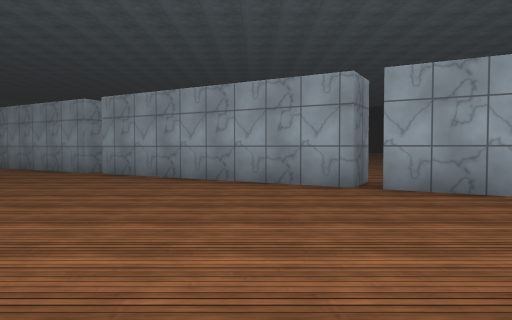
view 1 (above)

16 first-person views from a walk through a scene from a Unity 3-D project. The camera is 1.2 m above the floor, tilts 2° down and sees 70° across. The floor is counted in squares, 2 m on a side. Each view is taken from the middle of a square. On the plan, view 1 faces up. The plan holds only what a view shows up to about 10 squares ahead; the rest is blank. The place goes on beyond the plan. The player is left out. Surface patterns are stand-ins for the level's own textures.

view 2
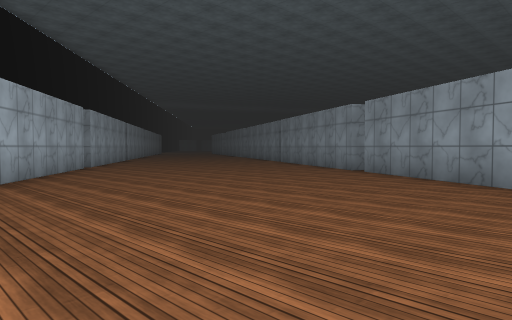

view 3
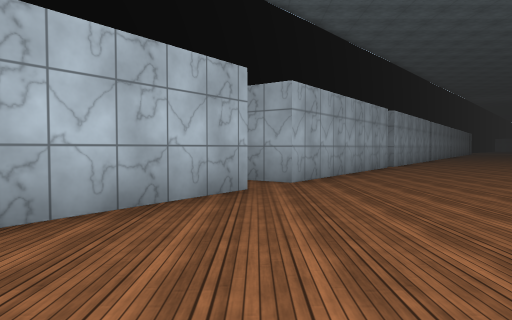

view 4
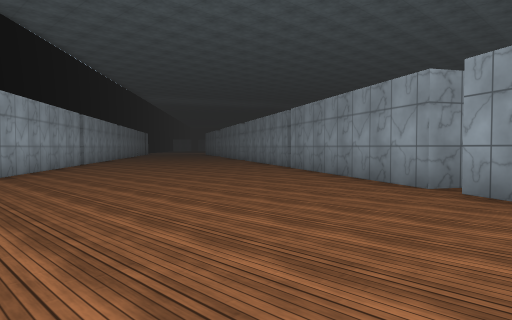

view 5
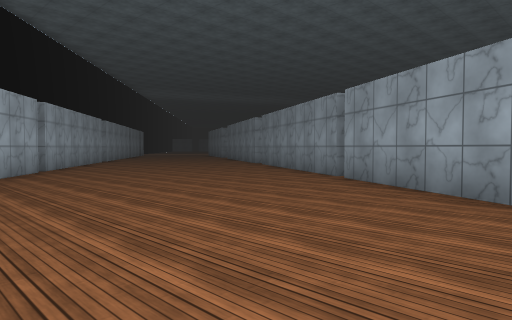

view 6
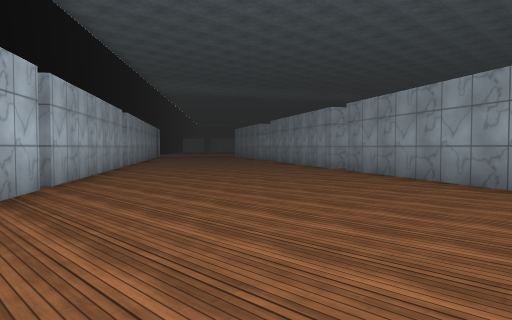

view 7
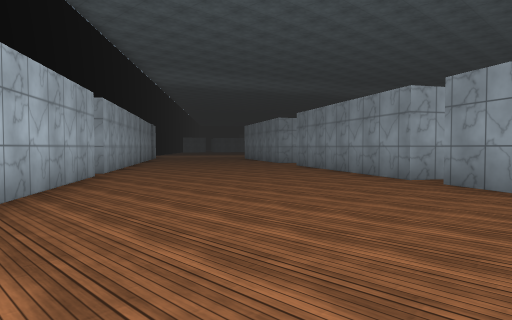

view 8
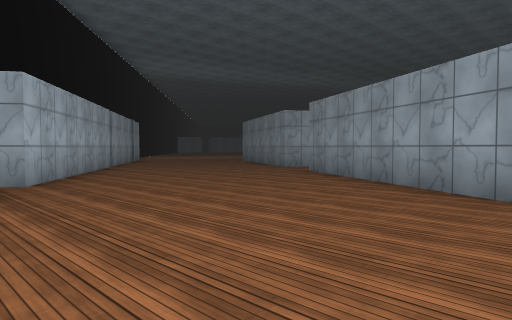

view 9
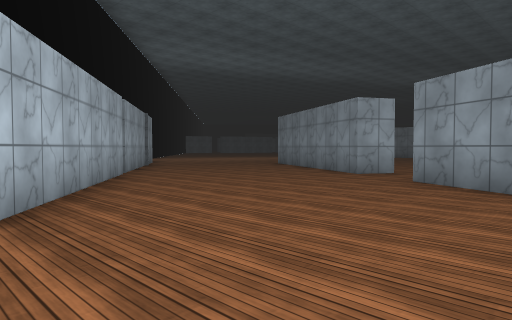

view 10
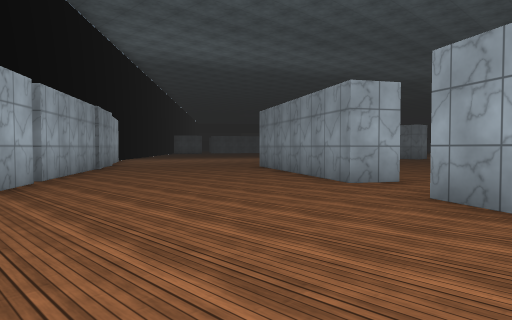

view 11
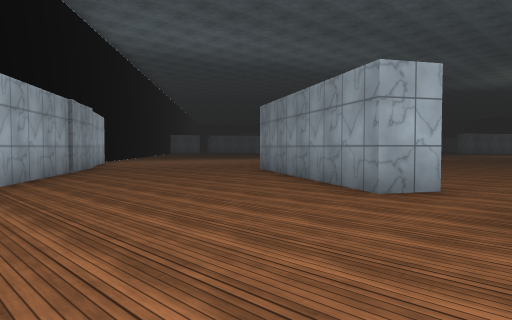

view 12
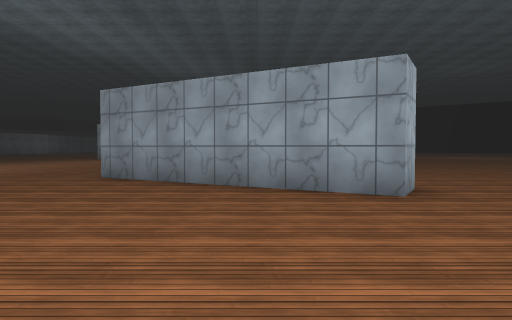

view 13
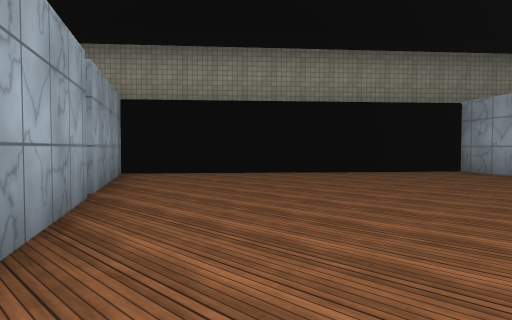

view 14
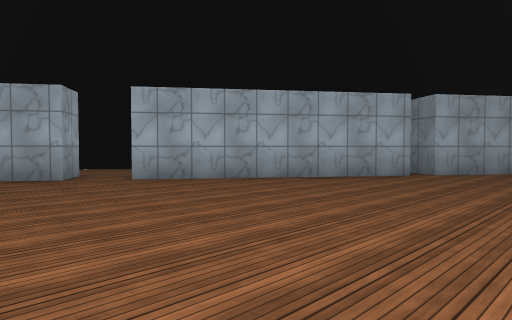

view 15
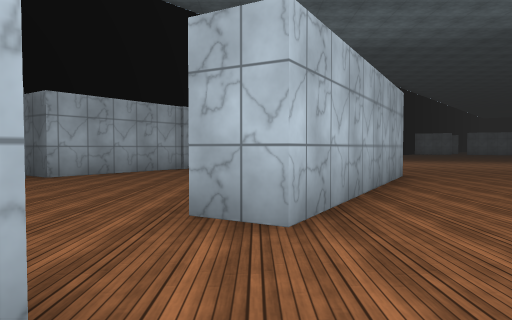

view 16
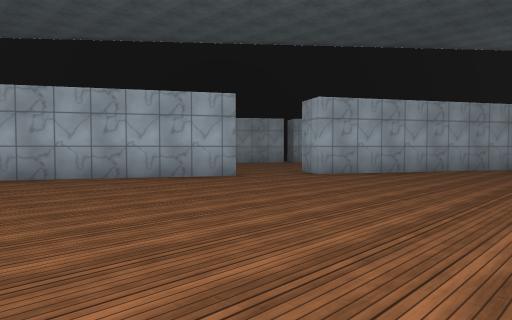

### Floor plan
Points are (right, up) in squares from view 1. A wall is a line through its corners. A room is listed if a view was taken in it or the views show most of it. See-through windows are left out.
Room 1 (views 1, 2, 3, 4, 5, 6, 7, 8, 9, 10, 11, 12, 13, 14)
walls: (-9.1, 11.4) (-14.1, 14.3); (-14.8, 7.5) (-10.2, 4.2); (-9.7, 3.9) (-5.2, 0.6); (-14.7, 14.7) (-19.6, 17.5); (-3.6, 9) (-3.9, 8.5) (-8.9, 11.3); (-19.7, 11) (-15, 7.6); (-4.2, -0.1) (-0.2, -2.9) (1.1, -1.4); (1.4, 5.4) (-3.4, 8.2); (-20.7, 19.2) (-21.2, 18.4) (-26.1, 21.2); (-24.9, 14.7) (-20.3, 11.4) (-20.5, 11.1); (4.6, 3.6) (1.8, 5.2); (-28.2, 17) (-25.2, 14.9) (-25.8, 14.1); (-28.5, 17.3) (-28, 17)
ways out: opening at (-27.5, 21.5) to room 2; opening at (-20, 19) to room 2
Room 2 (views 15, 16)
walls: (-14.3, 15.3) (-14.7, 14.7); (-19.1, 18.3) (-15.3, 16.1); (-25.6, 22.1) (-20.7, 19.2); (1.9, 6.2) (1.4, 5.4)
ways out: opening at (-27.5, 21.5) to room 1; opening at (-20, 19) to room 1

Where each view was taken, in squares from view 1:
view 1: 0 up, 0 right, facing up
view 2: 0 up, 1 right, facing up-left
view 3: 0 up, 1 right, facing left
view 4: 3 up, 2 left, facing up-left
view 5: 5 up, 5 left, facing up-left
view 6: 6 up, 9 left, facing up-left
view 7: 8 up, 12 left, facing up-left
view 8: 10 up, 14 left, facing up-left
view 9: 11 up, 17 left, facing up-left
view 10: 13 up, 18 left, facing up-left
view 11: 14 up, 19 left, facing up-left
view 12: 14 up, 23 left, facing up
view 13: 7 up, 3 left, facing down-right
view 14: 7 up, 2 left, facing down-left
view 15: 19 up, 18 left, facing left
view 16: 24 up, 14 left, facing down-left
